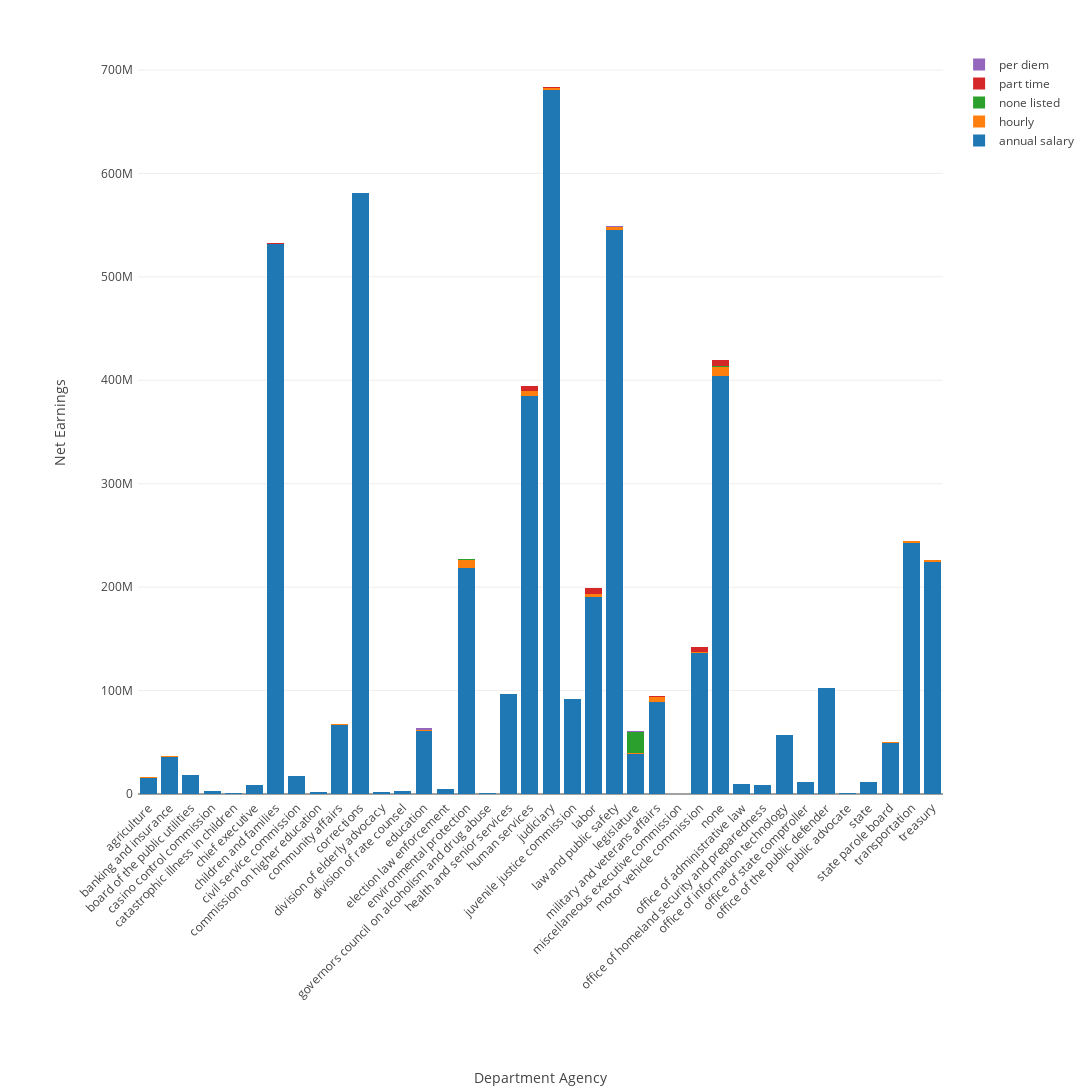

Write notebook code for a chart like this one.
### Code cell
init_notebook_mode(connected=True)

data = []
for i in d.columns:
    data.append(go.Bar(
        x = d.index,
        y = d[i],
        name = i.lower()
    ))

layout = go.Layout(
    autosize=False,
    width=2000,
    height=1200,
    xaxis=dict(
        title = ''.join(['Department Agency'] + [u'\xa0'] * 20 + [u'\n\xa0'] * 10),
        tickangle=-45,
        tickprefix= u'\xa0' * 20 + '\n' * 10,
        automargin=True
    ),
    yaxis=dict(
        title = 'Net Earnings',
        tickprefix= ' ' * 10,
        automargin=True
    ),
    margin=go.layout.Margin(
        l=100,
        r=50,
        b=250,
        t=50,
        pad=4
    ),
    barmode='stack',
)
fig = go.Figure(data=data, layout=layout)
iplot(fig)

### Figure 1 — Plotly figure (JSON) as saved in the notebook; plotly's stock layout.template omitted (floating-point values rounded to 4 significant figures)
{"data": [{"name": "annual salary", "type": "bar", "uid": "cf04048b-d367-4b6f-90e3-5439621ab793", "x": ["agriculture", "banking and insurance", "board of the public utilities", "casino control commission", "catastrophic illness in children", "chief executive", "children and families", "civil service commission", "commission on higher education", "community affairs", "corrections", "division of elderly advocacy", "division of rate counsel", "education", "election law enforcement", "environmental protection", "governors council on alcoholism and drug abuse", "health and senior services", "human services", "judiciary", "juvenile justice commission", "labor", "law and public safety", "legislature", "military and veterans affairs", "miscellaneous executive commission", "motor vehicle commission", "none", "office of administrative law", "office of homeland security and preparedness", "office of information technology", "office of state comptroller", "office of the public defender", "public advocate", "state", "state parole board", "transportation", "treasury"], "y": [15590000.0, 36190000.0, 18620000.0, 2774000.0, 1009000.0, 8908000.0, 531500000.0, 17080000.0, 1486000.0, 66760000.0, 581100000.0, 1744000.0, 2724000.0, 60460000.0, 4496000.0, 218200000.0, 491200.0, 96380000.0, 384800000.0, 681100000.0, 91420000.0, 190300000.0, 544900000.0, 39090000.0, 89200000.0, 60620.0, 136300000.0, 403700000.0, 9511000.0, 8404000.0, 57000000.0, 11590000.0, 102600000.0, 733500.0, 11430000.0, 49630000.0, 242400000.0, 224300000.0]}, {"name": "hourly", "type": "bar", "uid": "f87d540d-b288-4cfb-9f98-25a56bcc60e2", "x": ["agriculture", "banking and insurance", "board of the public utilities", "casino control commission", "catastrophic illness in children", "chief executive", "children and families", "civil service commission", "commission on higher education", "community affairs", "corrections", "division of elderly advocacy", "division of rate counsel", "education", "election law enforcement", "environmental protection", "governors council on alcoholism and drug abuse", "health and senior services", "human services", "judiciary", "juvenile justice commission", "labor", "law and public safety", "legislature", "military and veterans affairs", "miscellaneous executive commission", "motor vehicle commission", "none", "office of administrative law", "office of homeland security and preparedness", "office of information technology", "office of state comptroller", "office of the public defender", "public advocate", "state", "state parole board", "transportation", "treasury"], "y": [794100.0, 307887, 0, 0, 0, 20640.0, 23000.0, 11050.0, 0, 661000.0, 163500.0, 182600.0, 0, 1203000.0, 0, 8165000.0, 0, 576200.0, 5347000.0, 1111000.0, 102900.0, 2738000.0, 3452000.0, 245300.0, 4398000.0, 0, 979000.0, 9615000.0, 468700.0, 359900.0, 0, 0, 237100.0, 0, 377700.0, 419500.0, 1798000.0, 1954000.0]}, {"name": "none listed", "type": "bar", "uid": "bc0714ca-9217-4e19-96fc-29b3a3c1d60f", "x": ["agriculture", "banking and insurance", "board of the public utilities", "casino control commission", "catastrophic illness in children", "chief executive", "children and families", "civil service commission", "commission on higher education", "community affairs", "corrections", "division of elderly advocacy", "division of rate counsel", "education", "election law enforcement", "environmental protection", "governors council on alcoholism and drug abuse", "health and senior services", "human services", "judiciary", "juvenile justice commission", "labor", "law and public safety", "legislature", "military and veterans affairs", "miscellaneous executive commission", "motor vehicle commission", "none", "office of administrative law", "office of homeland security and preparedness", "office of information technology", "office of state comptroller", "office of the public defender", "public advocate", "state", "state parole board", "transportation", "treasury"], "y": [650, 1300, 650, 0, 0, 0, 7150, 0, 0, 650, 174935, 0, 0, 1300, 650, 409400.0, 0, 3250, 11700, 1112.0, 5505, 7800, 4137.0, 20610000.0, 165700.0, 0, 10400, 208800, 0, 130007, 0, 650, 1300, 0, 0, 0, 5200, 6500]}, {"name": "part time", "type": "bar", "uid": "1c6dfcb4-d588-478c-9c33-c9bf0546876d", "x": ["agriculture", "banking and insurance", "board of the public utilities", "casino control commission", "catastrophic illness in children", "chief executive", "children and families", "civil service commission", "commission on higher education", "community affairs", "corrections", "division of elderly advocacy", "division of rate counsel", "education", "election law enforcement", "environmental protection", "governors council on alcoholism and drug abuse", "health and senior services", "human services", "judiciary", "juvenile justice commission", "labor", "law and public safety", "legislature", "military and veterans affairs", "miscellaneous executive commission", "motor vehicle commission", "none", "office of administrative law", "office of homeland security and preparedness", "office of information technology", "office of state comptroller", "office of the public defender", "public advocate", "state", "state parole board", "transportation", "treasury"], "y": [69320.0, 65210.0, 0, 0, 0, 0, 1556000.0, 107700.0, 0, 0, 114200.0, 0, 0, 49790.0, 0, 119700.0, 0, 22410.0, 4065000.0, 1142000.0, 61127, 6154000.0, 0, 132500.0, 855100.0, 0, 4889000.0, 6567000.0, 0, 0, 106700.0, 0, 57890.0, 0, 134700.0, 0, 0, 0]}, {"name": "per diem", "type": "bar", "uid": "980dc295-e88d-42f4-9153-97184fd3009c", "x": ["agriculture", "banking and insurance", "board of the public utilities", "casino control commission", "catastrophic illness in children", "chief executive", "children and families", "civil service commission", "commission on higher education", "community affairs", "corrections", "division of elderly advocacy", "division of rate counsel", "education", "election law enforcement", "environmental protection", "governors council on alcoholism and drug abuse", "health and senior services", "human services", "judiciary", "juvenile justice commission", "labor", "law and public safety", "legislature", "military and veterans affairs", "miscellaneous executive commission", "motor vehicle commission", "none", "office of administrative law", "office of homeland security and preparedness", "office of information technology", "office of state comptroller", "office of the public defender", "public advocate", "state", "state parole board", "transportation", "treasury"], "y": [0, 4750, 0, 0, 0, 0, 0, 1800, 0, 0, 0, 0, 0, 2474000.0, 0, 0, 0, 0, 25310.0, 0, 0, 329500.0, 331100.0, 456500.0, 0, 0, 0, 0, 0, 0, 0, 0, 0, 0, 0, 9803.0, 4600, 0]}], "layout": {"autosize": false, "barmode": "stack", "height": 1200, "margin": {"b": 250, "l": 100, "pad": 4, "r": 50, "t": 50}, "width": 2000, "xaxis": {"automargin": true, "autorange": true, "range": [-0.5, 37.5], "tickangle": -45, "tickprefix": "                    \n\n\n\n\n\n\n\n\n\n", "title": {"text": "Department Agency                    \n \n \n \n \n \n \n \n \n \n "}, "type": "category"}, "yaxis": {"automargin": true, "autorange": true, "range": [0, 719300000.0], "tickprefix": "          ", "title": {"text": "Net Earnings"}, "type": "linear"}}}
